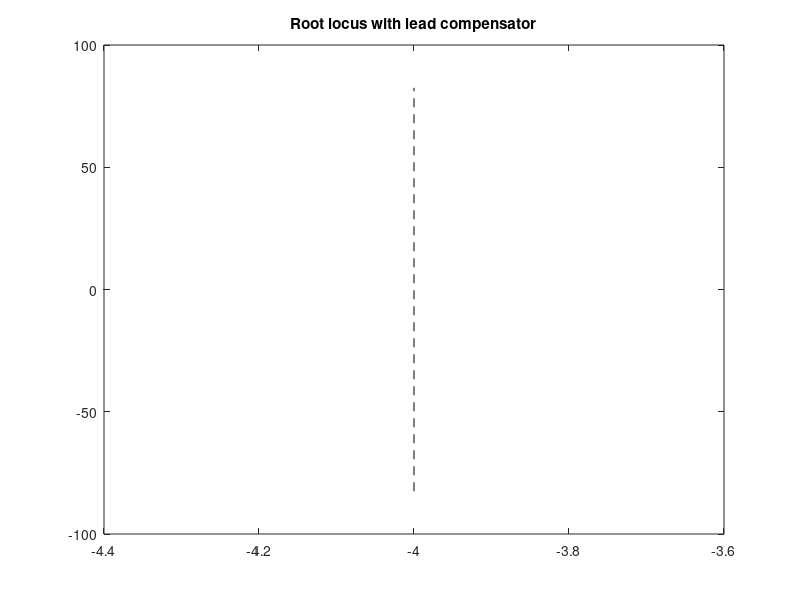

The MATLAB script that drew this image: (Note: this script raises an error after producing the figure.)
% Robot joint parameters
J  = 0.01;
b  = 0.1;
Km = 0.5;

s = tf('s');
G = Km / (J*s^2 + b*s);   % G(s) = Km / (J s^2 + b s)

% Desired specs
zeta_min = 0.6;
Ts_max   = 1.0;

% Initial lead compensator guess
zc = 10;   % zero at s = -zc
pc = 50;   % pole at s = -pc
C  = (s + zc) / (s + pc);

L = G * C;

figure;
rlocus(L);
hold on;

% Overlay grid of damping and natural frequency
zeta_list = [zeta_min];
wn_list   = 0.1:0.1:50;
sgrid(zeta_list, wn_list);

% Vertical line for Ts_max: sigma = -4 / Ts_max
sigma_min = -4 / Ts_max;
plot([sigma_min sigma_min], ylim, 'k--');

title('Root locus with lead compensator');

% Interactively pick desired closed-loop pole on root locus
disp('Click on the root locus at desired pole location...');
[K_star, poles_star] = rlocfind(L);

fprintf('Selected gain K = %.3f\n', K_star);
disp('Dominant poles:');
disp(poles_star);

T = feedback(K_star * L, 1);
figure;
step(T);
grid on;
title('Step response with shaped root locus');
